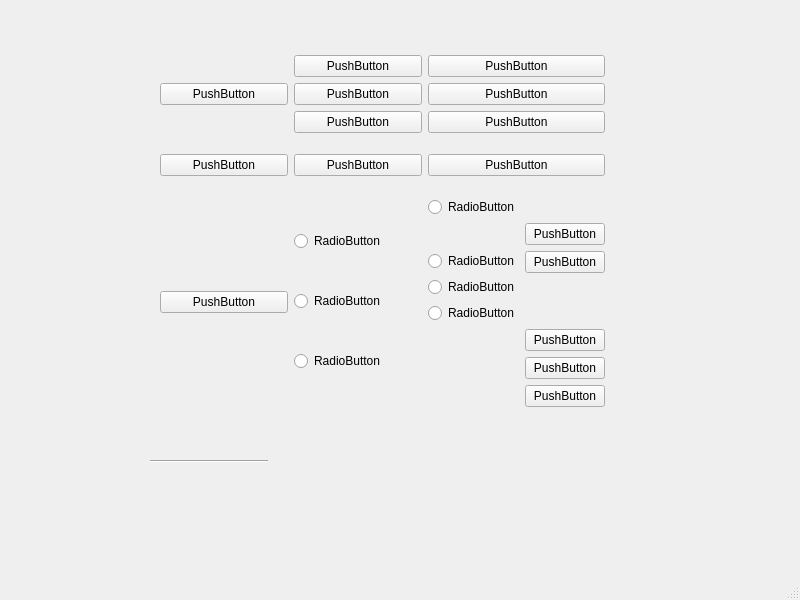
<?xml version="1.0" encoding="UTF-8"?>
<ui version="4.0">
 <class>MainWindow</class>
 <widget class="QMainWindow" name="MainWindow">
  <property name="geometry">
   <rect>
    <x>0</x>
    <y>0</y>
    <width>800</width>
    <height>600</height>
   </rect>
  </property>
  <property name="windowTitle">
   <string>MainWindow</string>
  </property>
  <widget class="QWidget" name="centralwidget">
   <widget class="QWidget" name="gridLayoutWidget">
    <property name="geometry">
     <rect>
      <x>160</x>
      <y>40</y>
      <width>445</width>
      <height>385</height>
     </rect>
    </property>
    <layout class="QGridLayout" name="gridLayout">
     <item row="0" column="2">
      <layout class="QVBoxLayout" name="verticalLayout_3">
       <item>
        <widget class="QPushButton" name="pushButton_8">
         <property name="text">
          <string>PushButton</string>
         </property>
        </widget>
       </item>
       <item>
        <widget class="QPushButton" name="pushButton_9">
         <property name="text">
          <string>PushButton</string>
         </property>
        </widget>
       </item>
       <item>
        <widget class="QPushButton" name="pushButton_10">
         <property name="text">
          <string>PushButton</string>
         </property>
        </widget>
       </item>
      </layout>
     </item>
     <item row="2" column="2">
      <layout class="QVBoxLayout" name="verticalLayout_4">
       <item>
        <widget class="QRadioButton" name="radioButton_4">
         <property name="text">
          <string>RadioButton</string>
         </property>
        </widget>
       </item>
       <item>
        <widget class="QRadioButton" name="radioButton_5">
         <property name="text">
          <string>RadioButton</string>
         </property>
        </widget>
       </item>
       <item>
        <widget class="QRadioButton" name="radioButton_6">
         <property name="text">
          <string>RadioButton</string>
         </property>
        </widget>
       </item>
      </layout>
     </item>
     <item row="2" column="1">
      <widget class="QPushButton" name="pushButton_4">
       <property name="text">
        <string>PushButton</string>
       </property>
      </widget>
     </item>
     <item row="1" column="2">
      <widget class="QPushButton" name="pushButton_7">
       <property name="text">
        <string>PushButton</string>
       </property>
      </widget>
     </item>
     <item row="1" column="1">
      <widget class="QPushButton" name="pushButton_6">
       <property name="text">
        <string>PushButton</string>
       </property>
      </widget>
     </item>
     <item row="0" column="1">
      <widget class="QPushButton" name="pushButton_5">
       <property name="text">
        <string>PushButton</string>
       </property>
      </widget>
     </item>
     <item row="1" column="3">
      <widget class="QPushButton" name="pushButton_16">
       <property name="text">
        <string>PushButton</string>
       </property>
      </widget>
     </item>
     <item row="0" column="3">
      <layout class="QVBoxLayout" name="verticalLayout">
       <item>
        <widget class="QPushButton" name="pushButton_3">
         <property name="text">
          <string>PushButton</string>
         </property>
        </widget>
       </item>
       <item>
        <widget class="QPushButton" name="pushButton">
         <property name="text">
          <string>PushButton</string>
         </property>
        </widget>
       </item>
       <item>
        <widget class="QPushButton" name="pushButton_2">
         <property name="text">
          <string>PushButton</string>
         </property>
        </widget>
       </item>
      </layout>
     </item>
     <item row="2" column="3">
      <layout class="QFormLayout" name="formLayout">
       <item row="0" column="0">
        <widget class="QRadioButton" name="radioButton_7">
         <property name="text">
          <string>RadioButton</string>
         </property>
        </widget>
       </item>
       <item row="2" column="0">
        <layout class="QVBoxLayout" name="verticalLayout_2">
         <item>
          <widget class="QRadioButton" name="radioButton">
           <property name="text">
            <string>RadioButton</string>
           </property>
          </widget>
         </item>
         <item>
          <widget class="QRadioButton" name="radioButton_3">
           <property name="text">
            <string>RadioButton</string>
           </property>
          </widget>
         </item>
         <item>
          <widget class="QRadioButton" name="radioButton_2">
           <property name="text">
            <string>RadioButton</string>
           </property>
          </widget>
         </item>
        </layout>
       </item>
       <item row="2" column="1">
        <widget class="QPushButton" name="pushButton_12">
         <property name="text">
          <string>PushButton</string>
         </property>
        </widget>
       </item>
       <item row="5" column="1">
        <widget class="QPushButton" name="pushButton_13">
         <property name="text">
          <string>PushButton</string>
         </property>
        </widget>
       </item>
       <item row="4" column="1">
        <widget class="QPushButton" name="pushButton_14">
         <property name="text">
          <string>PushButton</string>
         </property>
        </widget>
       </item>
       <item row="3" column="1">
        <widget class="QPushButton" name="pushButton_15">
         <property name="text">
          <string>PushButton</string>
         </property>
        </widget>
       </item>
       <item row="1" column="1">
        <widget class="QPushButton" name="pushButton_11">
         <property name="text">
          <string>PushButton</string>
         </property>
        </widget>
       </item>
      </layout>
     </item>
    </layout>
   </widget>
   <widget class="Line" name="line">
    <property name="geometry">
     <rect>
      <x>150</x>
      <y>460</y>
      <width>118</width>
      <height>3</height>
     </rect>
    </property>
    <property name="orientation">
     <enum>Qt::Horizontal</enum>
    </property>
   </widget>
  </widget>
  <widget class="QMenuBar" name="menubar">
   <property name="geometry">
    <rect>
     <x>0</x>
     <y>0</y>
     <width>800</width>
     <height>26</height>
    </rect>
   </property>
  </widget>
  <widget class="QStatusBar" name="statusbar"/>
 </widget>
 <resources/>
 <connections/>
</ui>
